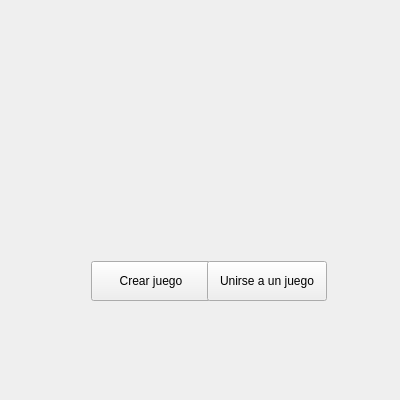
<?xml version="1.0" encoding="UTF-8"?>
<ui version="4.0">
 <class>MainWindow</class>
 <widget class="QMainWindow" name="MainWindow">
  <property name="geometry">
   <rect>
    <x>0</x>
    <y>0</y>
    <width>400</width>
    <height>400</height>
   </rect>
  </property>
  <property name="minimumSize">
   <size>
    <width>400</width>
    <height>400</height>
   </size>
  </property>
  <property name="maximumSize">
   <size>
    <width>400</width>
    <height>400</height>
   </size>
  </property>
  <property name="windowTitle">
   <string>Scrabble!</string>
  </property>
  <widget class="QWidget" name="centralWidget">
   <widget class="QWidget" name="horizontalLayoutWidget">
    <property name="geometry">
     <rect>
      <x>80</x>
      <y>250</y>
      <width>248</width>
      <height>61</height>
     </rect>
    </property>
    <layout class="QHBoxLayout" name="horizontalLayout">
     <item>
      <widget class="QPushButton" name="createGameButton">
       <property name="sizePolicy">
        <sizepolicy hsizetype="Minimum" vsizetype="Fixed">
         <horstretch>0</horstretch>
         <verstretch>0</verstretch>
        </sizepolicy>
       </property>
       <property name="minimumSize">
        <size>
         <width>120</width>
         <height>40</height>
        </size>
       </property>
       <property name="text">
        <string>Crear juego</string>
       </property>
      </widget>
     </item>
     <item>
      <widget class="QPushButton" name="joinGameButton">
       <property name="sizePolicy">
        <sizepolicy hsizetype="Minimum" vsizetype="Fixed">
         <horstretch>0</horstretch>
         <verstretch>0</verstretch>
        </sizepolicy>
       </property>
       <property name="minimumSize">
        <size>
         <width>120</width>
         <height>40</height>
        </size>
       </property>
       <property name="text">
        <string>Unirse a un juego</string>
       </property>
      </widget>
     </item>
    </layout>
   </widget>
  </widget>
 </widget>
 <layoutdefault spacing="6" margin="11"/>
 <resources/>
 <connections/>
</ui>
